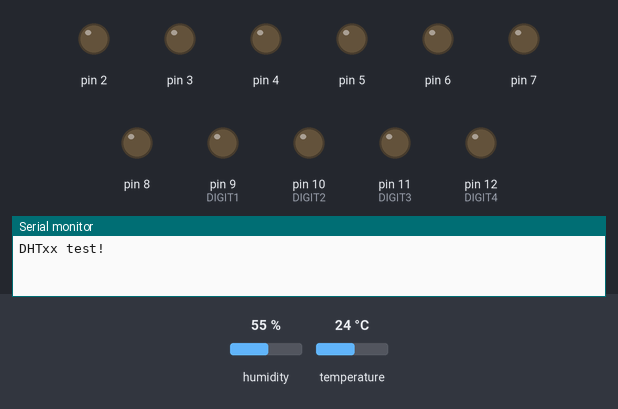
Simulated run of this sketch. Board: Arduino Uno, built with avr-gcc and run on an emulated ATmega328P. On the bench: output pins drawn as LEDs (lit = HIGH), the last lines printed to the serial monitor. Inputs (shaded band) come from the test bench; at power-on: humidity 55 %, temperature 24 °C.

Above: at 0.1 s.
At 2.1 s:
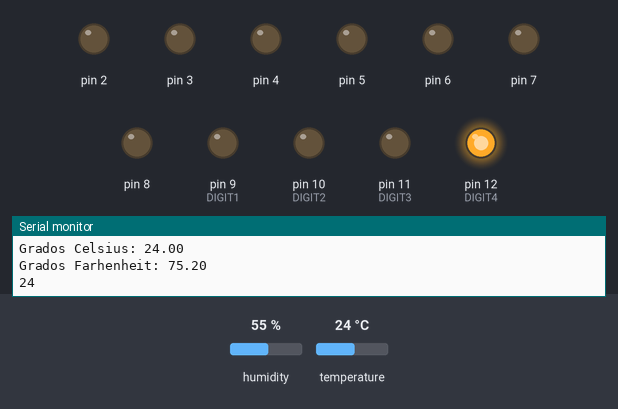
Timing chart, 0 to 3.6 s (numbered marks = the images above):
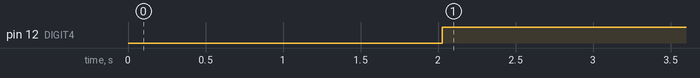

The sketch:

gittempdht11.ino
```cpp
#include<DHT.h>
#define DHTPIN 13
#define DHTTYPE DHT11
// Create dht object of type DHT:
DHT dht = DHT(DHTPIN, DHTTYPE);

// Create variable
int temperature_celsius;
int temperature_fahrenheit;


uint8_t C_symbol[] ={
  0b00111001, //C
  0b00111100  //Circulo
  };

uint8_t mapa_segmentado[] = {
 // gfedcba
  0b00111111,// 0
  0b00000110,// 1
  0b01011011,// 2
  0b01001111,// 3
  0b01100110,// 4
  0b01101101,// 5
  0b01111101,// 6
  0b00000111,// 7
  0b01111111,// 8
  0b01101111,// 9
  0b01110111,// A
  0b01111100,// b
  0b00111001,// C
  0b01011110,// d
  0b01111001,// E
  0b01110001,// F
};

int numB = sizeof mapa_segmentado / sizeof *mapa_segmentado;

#define DIGIT1 9
#define DIGIT2 10
#define DIGIT3 11
#define DIGIT4 12

int digitPins[] = {DIGIT1, DIGIT2, DIGIT3, DIGIT4};

void set_segment(int numero){
  PORTD =(~mapa_segmentado[numero])<<2;
  PORTB =(~mapa_segmentado[numero])>>6; //el ~ convierte todos los 0 a 1 y viceversa

  }

void setup(){
  DDRD = DDRD|0b11111100;//registro de salidas digitales
  DDRB = DDRB|0b00000001;//d8 al d13, son entradas o salidas

//este pequeno ciclo es para recorrer el array de digitos, del 1 al 4
  for(int p; p<=4; p++){
    pinMode(digitPins[p],OUTPUT);
    }


  pinMode(DHTPIN,INPUT);

  Serial.begin(9600);
  Serial.println(F("DHTxx test!"));


  dht.begin();
  }

void loop(){
  // Wait a few seconds between measurements.
  delay(2000);

  // Read the temperature as Celsius and Fahrenheit
  float humidity = dht.readHumidity();
  float temp_c = dht.readTemperature();
  float temp_f = dht.readTemperature(true);

  // Check if any reads failed and exit early (to try again).
  if (isnan(humidity) || isnan(temp_c ) || isnan(temp_f)) {
    Serial.println(F("Failed to read from DHT sensor!"));
    return;
  }

  Serial.print(F("Humidity: "));
  Serial.println(humidity);

  Serial.print(F("Grados Celsius: "));
  Serial.println(temp_c);

  Serial.print(F("Grados Farhenheit: "));
  Serial.println(temp_f);


  int dc = temp_c / 10;
  int uc = temp_c - (dc*10);
  Serial.print(dc);
  Serial.println(uc);

  /*
        for(int b = 0; b<numB; b++){
          bitRead(mapa_segmentado[2],b);
            Serial.print(b);
          }
   */
  if(dc == 0){
    for (int i = 0; i < 8; i++){
      digitalWrite(digitPins[3],mapa_segmentado[0]);
      delay(0);
      }
    }
  if(dc == 1){
    for (int i = 0; i < 8; i++){
      digitalWrite(digitPins[3],mapa_segmentado[1]);
      delay(0);
      }
    }
    if(dc == 2){
    for (int i = 0; i < 8; i++){
      digitalWrite(digitPins[3],mapa_segmentado[2]);
      delay(0);
      }
    }
    if(dc == 3){
    for (int i = 0; i < 8; i++){
      digitalWrite(digitPins[3],mapa_segmentado[3]);
      delay(0);
      }
    }
    if(dc == 4){
    for (int i = 0; i < 8; i++){
      digitalWrite(digitPins[3],mapa_segmentado[4]);
      delay(0);
      }
    }
    if(dc == 5){
    for (int i = 0; i < 8; i++){
      digitalWrite(digitPins[3],mapa_segmentado[5]);
      delay(0);
      }
    }
  /*
  for(int n=0; n<16; n++){
    set_segment(n);
    delay(1000);
   }
  */

  }

/*
void displayDigit(byte digit, byte value) {
  digitalWrite(digitPins[digit], HIGH);//low
  for (int i = 0; i < 8; i++) {
    byte segmentBit = bitRead(segmentMap[value], i);
    digitalWrite(segmentPins[i], segmentBit);
  }
  delay(5);
  digitalWrite(digitPins[digit], LOW);//high
}
*/
```

Measured:
- by itself, pin 12 (DIGIT4): LOW → HIGH at 2.0 s
